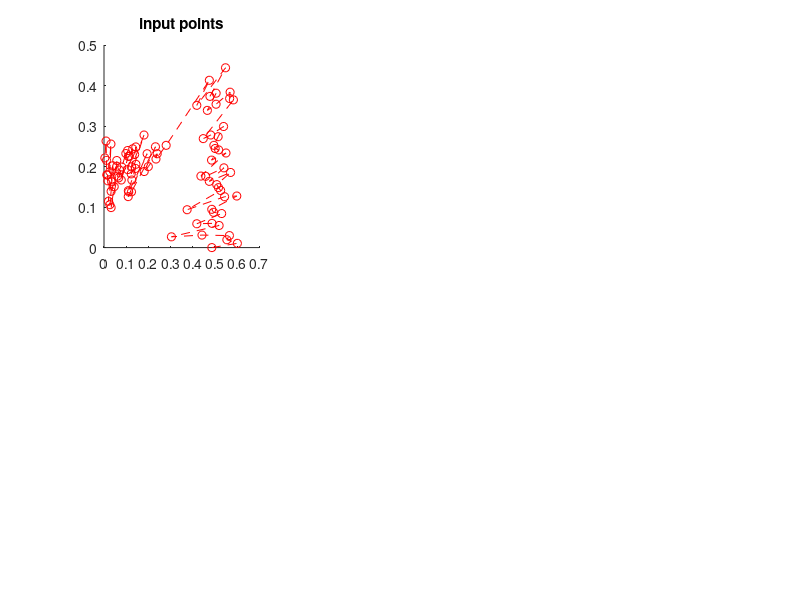

MATLAB code to generate this figure: (Note: this script raises an error after producing the figure.)
clc;
clear;
Points = importdata('data_lidar.txt',',');
Points = [Points(:,1).' ; Points(:,2).'];

%ploting input points
figure;
plt_place = 1;
subplot(2,3,plt_place);hold on
plot(Points(1,:),Points(2,:),'--or');
title('input points');
for epsilon = [0.1 0.3 0.7]
    result = split_and_merge(Points,epsilon);
    plt_place = plt_place + 1;
    subplot(2,2,plt_place);
    hold on
    plot(Points(1,:),Points(2,:),'--or');
    plot(result(1,:),result(2,:),'green');
    title(['\epsilon = ' num2str(epsilon)]);
end
